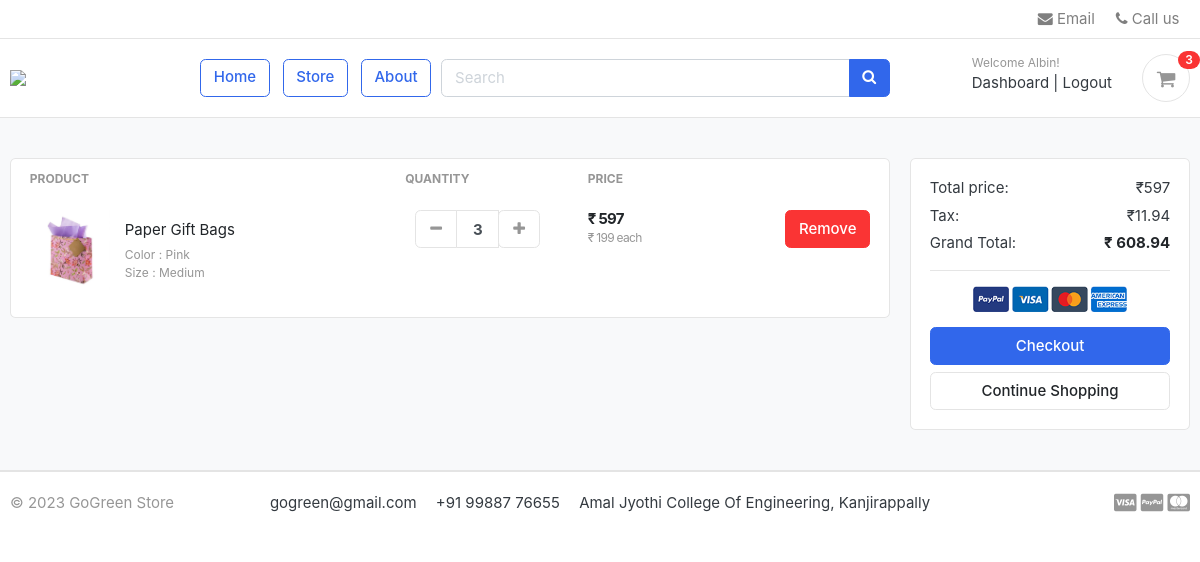
The app's page /cart/ (signed in), older data.
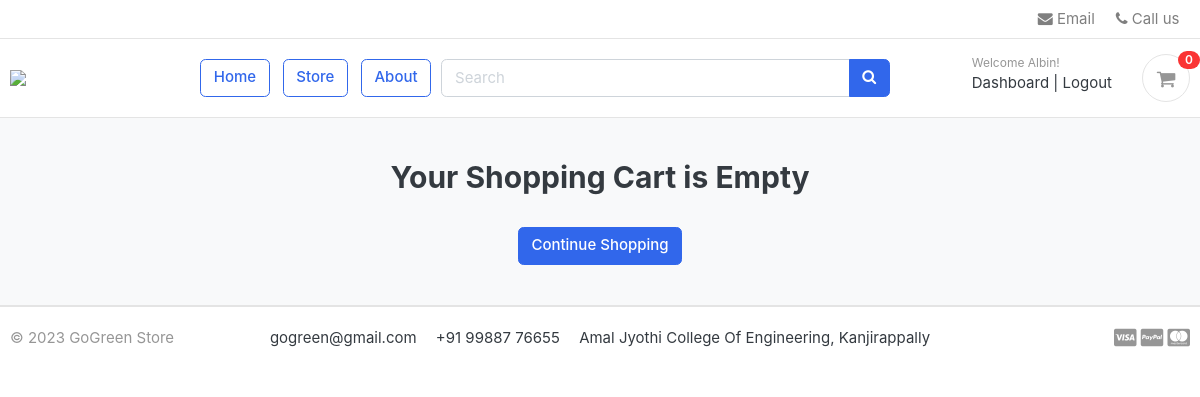
The same page, newer data.
### carts/models.py (models this page shows, shortened)
class CartItem(models.Model):
    user = models.ForeignKey(Account, on_delete=models.CASCADE, null=True)
    product = models.ForeignKey(Product, on_delete=models.CASCADE)
    variations = models.ManyToManyField(Variation, blank=True)
    cart = models.ForeignKey(Cart, on_delete=models.CASCADE, null=True)
    quantity = models.IntegerField()
    is_active = models.BooleanField(default=True)
    def sub_total(self):
        return self.product.price * self.quantity

### store/models.py (models this page shows, shortened)
class Product(models.Model):
    product_name    = models.CharField(max_length=200, unique=True)
    slug            = models.SlugField(max_length=200, unique=True,null=True)
    description     = models.TextField(max_length=500, blank=True)
    price           = models.IntegerField()
    images          = models.ImageField(upload_to='photos/products')
    stock           = models.IntegerField()
    is_available    = models.BooleanField(default=True)
    category        = models.ForeignKey(Category, on_delete=models.CASCADE)
    created_date    = models.DateTimeField(auto_now_add=True)
    modified_date   = models.DateTimeField(auto_now=True)
    seller_id = models.IntegerField(blank=True,null=True)
    def get_url(self):
        return reverse('product_detail', args=[self.category.slug, self.slug])

class Variation(models.Model):
    product = models.ForeignKey(Product, on_delete=models.CASCADE)
    variation_category = models.CharField(max_length=100, choices=variation_category_choice)
    variation_value     = models.CharField(max_length=100)
    is_active           = models.BooleanField(default=True)
    created_date        = models.DateTimeField(auto_now=True)
    objects = VariationManager()

### carts/views.py (the view)
# urls.py: path('cart/', include('carts.urls')),
def cart(request, total=0, quantity=0, cart_items=None):
    auto_search = Product.objects.all()
    try:
        tax = 0
        grand_total = 0
        if request.user.is_authenticated:
            cart_items = CartItem.objects.filter(user=request.user, is_active=True)
        else:
            cart = Cart.objects.get(cart_id=_cart_id(request))
            cart_items = CartItem.objects.filter(cart=cart, is_active=True)
        for cart_item in cart_items:
            total += (cart_item.product.price * cart_item.quantity)
            quantity += cart_item.quantity
        tax = (2 * total) / 100
        grand_total = total + tax
    except ObjectDoesNotExist:
        pass  # just ignore
    context = {'total': total, 'quantity': quantity, 'cart_items': cart_items, 'tax': tax, 'grand_total': grand_total,
               'auto_search': auto_search}
    return render(request, 'store/cart.html', context)

### carts/context_processors.py (called while the page is built)
def counter(request):
    cart_count = 0
    if 'admin' in request.path:
        return {}
    else:
        try:
            cart = Cart.objects.filter(cart_id=_cart_id(request))
            if request.user.is_authenticated:
                cart_items = CartItem.objects.all().filter(user=request.user)
            else:
                cart_items = CartItem.objects.all().filter(cart=cart[:1])
            for cart_item in cart_items:
                cart_count += cart_item.quantity
        except Cart.DoesNotExist:
            cart_count = 0
    return dict(cart_count=cart_count)

### carts/views.py (called while the page is built)
def _cart_id(request):
    cart = request.session.session_key
    if not cart:
        cart = request.session.create()
    return cart

### category/context_processors.py (called while the page is built)
def menu_links(request):
    links = Category.objects.all()
    return dict(links=links)

### templates/store/cart.html (shortened to what this page needs)
{% extends 'base.html' %}
{% load static %}
{% block content %}
    <section class="section-content padding-y bg">
<div class="container">
{% if not cart_items %}
<h2 class="text-center">Your Shopping Cart is Empty</h2>
	<br>
	<div class="text-center">
		<a href="{% url 'store' %}" class="btn btn-primary">Continue Shopping</a>
	</div>
{% else %}
<div class="row">
	<aside class="col-lg-9">
<div class="card">
<table class="table table-borderless table-shopping-cart">
<thead class="text-muted">
<tr class="small text-uppercase">
  <th scope="col">Product</th>
  <th scope="col" width="120">Quantity</th>
  <th scope="col" width="120">Price</th>
  <th scope="col" class="text-right" width="200"> </th>
</tr>
</thead>
<tbody>
{% for cart_item in cart_items %}
<tr>
	<td>
		<figure class="itemside align-items-center">
			<div class="aside"><img src="{{ cart_item.product.images.url }}" class="img-sm"></div>
			<figcaption class="info">
				<a href="{{ cart_item.product.get_url }}" class="title text-dark">{{ cart_item.product.product_name }}</a>
				<p class="text-muted small">
                    {% if cart_item.variations.all %}
						{% for item in cart_item.variations.all %}
							{{ item.variation_category | capfirst }} : {{ item.variation_value | capfirst }} <br>
						{% endfor %}
					{% endif %}
                </p>
			</figcaption>
		</figure>
	</td>
	<td>
        <div class="col">
            <div class="input-group input-spinner">
                <div class="input-group-prepend">
                    <a href="{% url 'remove_cart' cart_item.product.id cart_item.id %}" class="btn btn-light" type="button">
                        <i class="fa fa-minus"></i>
                    </a>
                </div>
                <input type="text" class="form-control" value="{{ cart_item.quantity }}" id="quantity-input">
                <div class="input-group-append">
                    {% if cart_item.product.stock > cart_item.quantity %}
                        <form action="{% url 'add_cart' cart_item.product.id %}" method="POST">
                            <button class="btn btn-light" type="submit" id="button-minus">
                                <i class="fa fa-plus"></i>
                            </button>
                        </form>
                    {% endif %}
                </div>
            </div>
        </div>
	<td>
		<div class="price-wrap">
			<var class="price">₹ {{ cart_item.sub_total }}</var>
			<small class="text-muted"> ₹ {{ cart_item.product.price }} each </small>
		</div>
	</td>
	<td class="text-right">
	<a href="{% url 'remove_cart_item' cart_item.product.id cart_item.id %}" onclick="return confirm('Are you sure to remove cartt item?')" class="btn btn-danger"> Remove</a>
	</td>
</tr>
{% endfor %}
</tbody>
</table>
</div>
	</aside>
	<aside class="col-lg-3">
		<div class="card">
		<div class="card-body">
			<dl class="dlist-align">
			  <dt>Total price:</dt>
			  <dd class="text-right">₹{{ total }}</dd>
			</dl>
			<dl class="dlist-align">
			  <dt>Tax:</dt>
			  <dd class="text-right"> ₹{{ tax }}</dd>
			</dl>
			<dl class="dlist-align">
			  <dt>Grand Total:</dt>
			  <dd class="text-right text-dark b"><strong>₹ {{ grand_total }}</strong></dd>
			</dl>
			<hr>
			<p class="text-center mb-3">
				<img src="{% static './images/misc/payments.png' %}" height="26">
			</p>
			<a href="{% url 'checkout' %}" class="btn btn-primary btn-block"> Checkout </a>
			<a href="{% url 'store' %}" class="btn btn-light btn-block">Continue Shopping</a>
		</div>
		</div>
</aside>
</div>
{% endif %}
</div>
</section>
{% endblock %}

### templates/includes/navbar.html (shortened to what this page needs)
{% load static %}
<header class="section-header">
    <nav class="navbar p-md-0 navbar-expand-sm navbar-light border-bottom">
        <div class="container">
            <div class="collapse navbar-collapse" id="navbarTop4">
                <ul class="navbar-nav">
                    <li><a href="mailto:projectag28@gmail.com" class="nav-link"> <i class="fa fa-envelope"></i> Email
                    </a></li>
                    <li><a href="tel:+918592075669" class="nav-link"> <i class="fa fa-phone"></i> Call us </a></li>
                </ul>
            </div>
        </div>
    </nav>
    <section class="header-main border-bottom">
        <div class="container">
            <div class="row align-items-center">
                <div class="col-lg-2 col-md-3 col-6">
                    <a href="{% url 'home' %}" class="brand-wrap">
                        <img class="logo" src="{% static './images/logo11.png' %}">
                    </a>
                </div>
                <a href="{% url 'home' %}" class="btn btn-outline-primary">Home</a>
                <a href="{% url 'store' %}" class="btn btn-outline-primary">Store</a>
                <a href="{% url 'about' %}" class="btn btn-outline-primary">About</a>
                 <div class="col-lg  col-md-6 col-sm-12 col">
                    <form action="{% url 'search' %}" class="search" method='GET'>
                        <div class="input-group w-70">
                            <input type="text" class="form-control" style="width:60%;" placeholder="Search"
                                   name="keyword" id="tags" required>
                            <div class="input-group-append">
                                <button class="btn btn-primary" type="submit">
                                    <i class="fa fa-search"></i>
                                </button>
                            </div>
                        </div>
                    </form>
                </div>
                <div class="col-lg-3 col-sm-6 col-8 order-2 order-lg-3">
                    <div class="d-flex justify-content-end mb-3 mb-lg-0">
                        {% if user.id is None %}
                            <div class="widget-header">
                                <small class="title text-muted">Welcome guest!</small>
                                <div>
                                    <a href="{% url 'login' %}">Sign in</a> <span class="dark-transp"> | </span>
                                    <a href="{% url 'register' %}"> Register</a>
                                </div>
                            </div>
                        {% else %}
                            <div class="widget-header">
                                <small class="title text-muted">Welcome {{ user.first_name }}!</small>
                                <div>
                                    <a href="{% url 'dashboard' %}">Dashboard</a> <span class="dark-transp"> | </span>
                                    <a href="{% url 'logout' %}"> Logout</a>
                                </div>
                            </div>
                        {% endif %}
                        <a href="{% url 'cart' %}" class="widget-header pl-3 ml-3">
                            <div class="icon icon-sm rounded-circle border"><i class="fa fa-shopping-cart"></i></div>
                            <span class="badge badge-pill badge-danger notify">{{ cart_count }}</span>
                        </a>
                    </div>
                </div>
            </div>
        </div>
    </section>
</header>

Row changes from the older to the newer data that the page shows:
removed CartItem: product.images (picture), product.product_name "Paper Gift Bags", quantity "3", sub_total "597", product.price "199"
no longer on this page (row unchanged): Variation: variation_category "Color", variation_value "Pink"
no longer on this page (row unchanged): Variation: variation_category "Size", variation_value "Medium"
Text that changed along with them:
{{ cart_count }}: "3" → "0"
{{ total }}: "597" → (not shown)
{{ tax }}: "11.94" → (not shown)
{{ grand_total }}: "608.94" → (not shown)
text no longer shown: "PRODUCT QUANTITY PRICE Total price: ₹ Tax: ₹ Grand Total: ₹ Checkout"
text now shown: "Your Shopping Cart is Empty"
